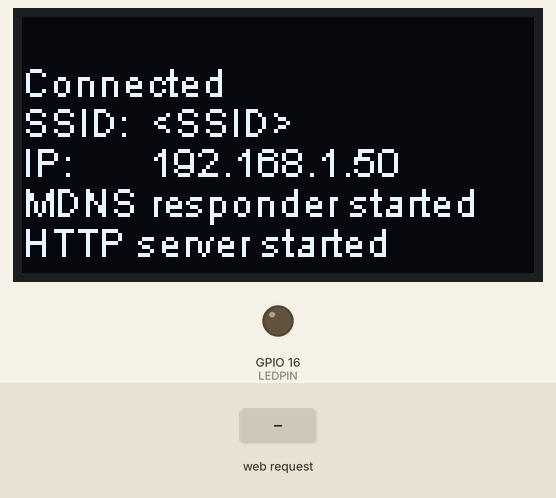
A sketch run on a simulated ESP8266 (NodeMCU). Shown: 128×64 one-colour display, output pins drawn as LEDs (lit = HIGH). The test bench sets the inputs (shaded band). WiFi joins after 1.5 s; servers stay silent unless stated; what the sketch prints to the serial monitor is not drawn.

Above: at 4.1 s.
At 15.2 s:
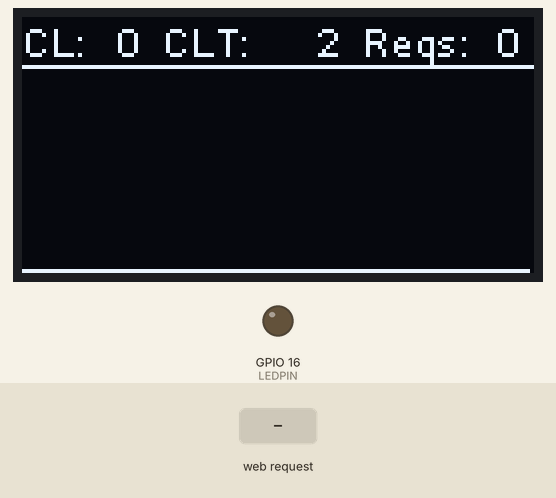
15.3 s: HTTP request GET /led25 received
At 16.8 s:
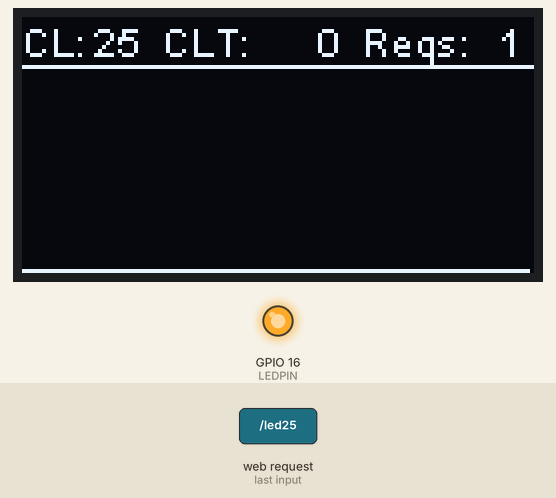
Timing chart, 0 to 18.3 s (numbered marks = the images above; inputs shaded):
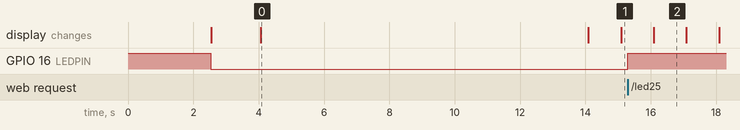

The sketch:

esp8266_victim.ino
```cpp
#include <ESP8266WiFi.h>
#include <WiFiClient.h>
#include <ESP8266WebServer.h>
#include <ESP8266mDNS.h>
#include "SSD1306.h"

extern "C" {
#include "user_interface.h"
}

// Fill in your WiFi router SSID and password
const char* ssid = "<SSID>";
const char* password = "<Password>";
MDNSResponder mdns;

ESP8266WebServer server(80);

/* create display(Adr, SDA-pin, SCL-pin) */
SSD1306 display(0x3c, 5, 4);   // GPIO 5 = D1, GPIO 4 = D2

#define flipDisplay true
/* Display settings */
#define minRow       0              /* default =   0 */
#define maxRow     127              /* default = 127 */
#define minLine      0              /* default =   0 */
#define maxLine     63              /* default =  63 */

/* render settings */
#define Row1         0
#define Row2        30
#define Row3        35
#define Row4        80
#define Row5        85
#define Row6       125

#define LineText     0
#define Line        12
#define LineVal     47

//===== Run-Time variables =====//
unsigned long prevTime   = 0;
unsigned long curTime    = 0;
unsigned long maxVal     = 0;
double multiplicator     = 0.0;
unsigned int val[128];
int curLevel = 0;
int prevLevel = 0;
int curLevelTime = 0;
int numRequests = 0;
String uartString = "";

const char INDEX_HTML[] =
  "<!DOCTYPE HTML>"
  "<html>"
  "<head>"
  "<meta name = \"viewport\" content = \"width = device-width, initial-scale = 1.0, maximum-scale = 1.0, user-scalable=0\">"
  "<title>ESP8266 IOT Demo</title>"
  "<style>"
  "\"body { background-color: #808080; font-family: Arial, Helvetica, Sans-Serif; Color: #000000; }\""
  "</style>"
  "</head>"
  "<body>"
  "<h1>ESP8266 IOT Demo</h1>"
  "<FORM action=\"/\" method=\"post\">"
  "<P>"
  "LED<br>"
  "<INPUT type=\"radio\" name=\"LED\" value=\"0\">Off<BR>"
  "<INPUT type=\"radio\" name=\"LED\" value=\"1\">25%<BR>"
  "<INPUT type=\"radio\" name=\"LED\" value=\"2\">50%<BR>"
  "<INPUT type=\"radio\" name=\"LED\" value=\"3\">75%<BR>"
  "<INPUT type=\"radio\" name=\"LED\" value=\"4\">100%<BR>"
  "<INPUT type=\"submit\" value=\"Send\"> <INPUT type=\"reset\">"
  "</P>"
  "</FORM>"
  "</body>"
  "</html>";

// GPIO16---D0?
const int LEDPIN = 16;

void sendUartData(){
  Serial.print(curLevel);
  Serial.print(prevLevel);
  Serial.print(curLevelTime);
  Serial.print("!");
}

void getMultiplicator() {
  maxVal = 1;
  for (int i = 0; i < maxRow; i++) {
    if (val[i] > maxVal) maxVal = val[i];
  }
  if (maxVal > LineVal) multiplicator = (double)LineVal / (double)maxVal;
  else multiplicator = 1;
}

void handleRoot()
{
  if (server.hasArg("LED")) {
    handleSubmit();
    numRequests++;
    sendUartData();
  }
  else {
    server.send(200, "text/html", INDEX_HTML);
    numRequests++;
  }
}

void returnFail(String msg)
{
  server.sendHeader("Connection", "close");
  server.sendHeader("Access-Control-Allow-Origin", "*");
  server.send(500, "text/plain", msg + "\r\n");
}

void handleSubmit()
{
  String LEDvalue;

  if (!server.hasArg("LED")) return returnFail("BAD ARGS");
  LEDvalue = server.arg("LED");
  if (LEDvalue == "0") {
    writeLED(0);
    curLevel = 0;
    server.send(200, "text/html", INDEX_HTML);
  }
  else if (LEDvalue == "1") {
    writeLED(256);
    curLevel = 25;
    server.send(200, "text/html", INDEX_HTML);
  }
  else if (LEDvalue == "2") {
    writeLED(512);
    curLevel = 50;
    server.send(200, "text/html", INDEX_HTML);
  }
  else if (LEDvalue == "3") {
    writeLED(768);
    curLevel = 75;
    server.send(200, "text/html", INDEX_HTML);
  }
  else if (LEDvalue == "4") {
    writeLED(1023);
    curLevel = 100;
    server.send(200, "text/html", INDEX_HTML);
  }
  else {
    returnFail("Bad LED value");
  }
}

void returnOK()
{
  server.sendHeader("Connection", "close");
  server.sendHeader("Access-Control-Allow-Origin", "*");
  server.send(200, "text/plain", "OK\r\n");
}

/*
   Imperative to turn the LED off using a non-browser http client.
   For example, using wget.
   $ wget http://esp8266webform/ledoff
*/
void handleLEDoff()
{
  writeLED(0);
  curLevel = 0;
  returnOK();
  numRequests++;
  sendUartData();
}

/*
   Imperative to turn the LED on using a non-browser http client.
   For example, using wget.
   $ wget http://esp8266webform/led25
*/
void handleLED25()
{
  writeLED(256);
  curLevel = 25;
  returnOK();
  numRequests++;
  sendUartData();
}

/*
   Imperative to turn the LED on using a non-browser http client.
   For example, using wget.
   $ wget http://esp8266webform/led50
*/
void handleLED50()
{
  writeLED(512);
  curLevel = 50;
  returnOK();
  numRequests++;
  sendUartData();
}

/*
   Imperative to turn the LED on using a non-browser http client.
   For example, using wget.
   $ wget http://esp8266webform/led75
*/
void handleLED75()
{
  writeLED(768);
  curLevel = 75;
  returnOK();
  numRequests++;
  sendUartData();
}

/*
   Imperative to turn the LED on using a non-browser http client.
   For example, using wget.
   $ wget http://esp8266webform/led100
*/
void handleLED100()
{
  writeLED(1023);
  curLevel = 100;
  returnOK();
  numRequests++;
  sendUartData();
}


void handleNotFound()
{
  String message = "File Not Found\n\n";
  message += "URI: ";
  message += server.uri();
  message += "\nMethod: ";
  message += (server.method() == HTTP_GET) ? "GET" : "POST";
  message += "\nArguments: ";
  message += server.args();
  message += "\n";
  for (uint8_t i = 0; i < server.args(); i++) {
    message += " " + server.argName(i) + ": " + server.arg(i) + "\n";
  }
  server.send(404, "text/plain", message);
  numRequests++;
}

void writeLED(int LEDLevel)
{
  analogWrite(LEDPIN, LEDLevel);
}

void setup(void)
{

  Serial.begin(115200);
  pinMode(LEDPIN, OUTPUT);
  writeLED(1023);

  /* start Display */
  display.init();
  if (flipDisplay) display.flipScreenVertically();

  /* show start screen */
  display.clear();
  display.setFont(ArialMT_Plain_16);
  display.drawString(0, 0, "TinyML-");
  display.drawString(0, 16, "Demo");
  display.setFont(ArialMT_Plain_10);
  display.drawString(0, 40, "Version 1.1");
  display.drawString(0, 50, "Scada Victim");
  display.display();
  delay(2500);
  display.clear();
  writeLED(0);

  WiFi.begin(ssid, password);

  display.drawString(0, 0, "Connecting ...");
  display.display();
  int i = 0;
  while (WiFi.status() != WL_CONNECTED) { // Wait for the Wi-Fi to connect: scan for Wi-Fi networks, and connect to the strongest of the networks above
    delay(250);
  }
  display.clear();
  display.drawString(0, 10, "Connected");
  display.drawString(0, 20, "SSID:");
  display.drawString(32, 20, (String)WiFi.SSID());
  display.drawString(0, 30, "IP:");
  display.drawString(32, 30, WiFi.localIP().toString());

  if (mdns.begin("esp8266WebForm", WiFi.localIP())) {
    display.drawString(0, 40, "MDNS responder started");
  }

  server.on("/", handleRoot);
  server.on("/ledoff", handleLEDoff);
  server.on("/led25", handleLED25);
  server.on("/led50", handleLED50);
  server.on("/led75", handleLED75);
  server.on("/led100", handleLED100);
  server.onNotFound(handleNotFound);

  server.begin();
  display.drawString(0, 50, "HTTP server started");
  display.display();
  delay(10000);
  display.clear();
  display.display();
}

void loop(void) {
  curTime = millis();
  server.handleClient();

  //every second
  if (curTime - prevTime >= 1000) {
    prevTime = curTime;

    if (curLevel == prevLevel) {
      curLevelTime++;
    } else {
      prevLevel = curLevel;
      curLevelTime = 0;
    }

    //move every bar one pixel to the left
    for (int i = 0; i < maxRow; i++) {
      val[i] = val[i + 1];
    }
    val[127] = curLevel;

    //recalculate scaling factor
    getMultiplicator();

    //draw display
    display.clear();
    display.drawLine(minRow, Line, maxRow, Line);
    display.setTextAlignment(TEXT_ALIGN_LEFT);
    display.drawString(Row1, LineText, "CL:");
    display.drawString(Row3, LineText, "CLT:");
    display.drawString(Row5, LineText, "Reqs:");
    display.setTextAlignment(TEXT_ALIGN_RIGHT);
    display.drawString(Row2, LineText, (String)curLevel);
    display.drawString(Row4, LineText, (String)curLevelTime);
    display.drawString(Row6, LineText, (String)numRequests); // Need to add this into the requests section.
    for (int i = 0; i < maxRow; i++) display.drawLine(i, maxLine, i, maxLine - val[i]*multiplicator);
    display.display();
  }
}
```

Measured:
- after the input at 15.3 s, GPIO 16 (LEDPIN): LOW → HIGH at once
- what the display in image 0 shows lasts 10.0 s, from 4.1 s to 14.1 s
- what the display in image 2 shows lasts 1.0 s, from 16.1 s to 17.1 s
